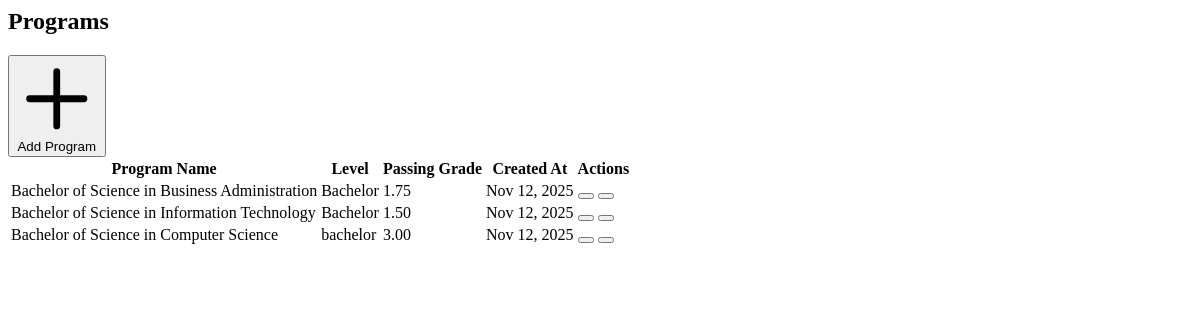
/registrar/academics/programs/ (signed in), run on an earlier commit of the app's database.
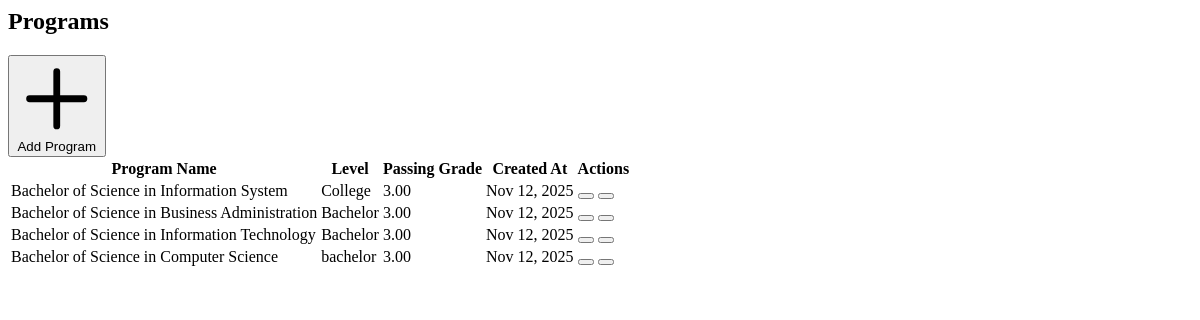
And on a later commit of the database.
### academics/models.py (models this page shows, shortened)
class Program(models.Model):
    LEVEL_CHOICES = [
        ('SHS', 'Senior High School'),
        ('College', 'College'),
        ('Bachelor', 'Bachelor'),
        ('Masteral', 'Masteral'),
    ]
    name = models.CharField(max_length=255)
    level = models.CharField(max_length=20, choices=LEVEL_CHOICES)
    passing_grade = models.DecimalField(max_digits=3, decimal_places=2, default=3.00)
    created_at = models.DateTimeField(auto_now_add=True)

### academics/views.py (the view)
# urls.py: path('programs/', views.programs_list, name='programs_list'),
@role_required('registrar')
def programs_list(request):
    programs = Program.objects.all().order_by('-created_at')
    return render(request, 'registrar/academics/programs_list.html', {'programs': programs})

### templates/registrar/academics/programs_list.html (shortened to what this page needs)
<div class="mb-4 flex justify-between items-center">
    <h2 class="text-xl font-semibold text-gray-800">Programs</h2>
    <button hx-get="{% url 'academics:program_create' %}"
            hx-target="#modal-container"
            hx-swap="innerHTML"
            class="inline-flex items-center px-4 py-2 border border-transparent text-sm font-medium rounded-md shadow-sm text-white bg-primary hover:bg-blue-700 focus:outline-none focus:ring-2 focus:ring-offset-2 focus:ring-primary">
        <svg class="h-5 w-5 mr-2" fill="none" viewBox="0 0 24 24" stroke="currentColor">
            <path stroke-linecap="round" stroke-linejoin="round" stroke-width="2" d="M12 4v16m8-8H4" />
        </svg>
        Add Program
    </button>
</div>
<div class="bg-white shadow overflow-hidden sm:rounded-lg">
    {% if programs %}
    <table class="min-w-full divide-y divide-gray-200">
        <thead class="bg-gray-50">
            <tr>
                <th scope="col" class="px-6 py-3 text-left text-xs font-medium text-gray-500 uppercase tracking-wider">
                    Program Name
                </th>
                <th scope="col" class="px-6 py-3 text-left text-xs font-medium text-gray-500 uppercase tracking-wider">
                    Level
                </th>
                <th scope="col" class="px-6 py-3 text-left text-xs font-medium text-gray-500 uppercase tracking-wider">
                    Passing Grade
                </th>
                <th scope="col" class="px-6 py-3 text-left text-xs font-medium text-gray-500 uppercase tracking-wider">
                    Created At
                </th>
                <th scope="col" class="px-6 py-3 text-right text-xs font-medium text-gray-500 uppercase tracking-wider">
                    Actions
                </th>
            </tr>
        </thead>
        <tbody class="bg-white divide-y divide-gray-200">
            {% for program in programs %}
            <tr class="hover:bg-gray-50">
                <td class="px-6 py-4 whitespace-nowrap">
                    <div class="text-sm font-medium text-gray-900">{{ program.name }}</div>
                </td>
                <td class="px-6 py-4 whitespace-nowrap">
                    <span class="px-2 inline-flex text-xs leading-5 font-semibold rounded-full bg-blue-100 text-blue-800">
                        {{ program.get_level_display }}
                    </span>
                </td>
                <td class="px-6 py-4 whitespace-nowrap text-sm text-gray-500">
                    {{ program.passing_grade }}
                </td>
                <td class="px-6 py-4 whitespace-nowrap text-sm text-gray-500">
                    {{ program.created_at|date:"M d, Y" }}
                </td>
                <td class="px-6 py-4 whitespace-nowrap text-right text-sm font-medium space-x-3">
                    <button hx-get="{% url 'academics:program_update' program.id %}"
                            hx-target="#modal-container"
                            hx-swap="innerHTML"
                            class="text-primary hover:text-blue-900"
                            title="Edit">
                    </button>
                    <button onclick="confirmDelete({{ program.id }}, '{{ program.name }}')"
                            class="text-red-600 hover:text-red-900"
                            title="Delete">
                    </button>
                </td>
            </tr>
            {% endfor %}
        </tbody>
    </table>
    {% endif %}
</div>

What changed in the data, as far as the page shows it:
added Program: name "Bachelor of Science in Information System", level "College", passing_grade "3.00", created_at "Nov 12, 2025"
changed Program "Bachelor of Science in Business Administration": passing_grade "1.75" → "3.00"
changed Program "Bachelor of Science in Information Technology": passing_grade "1.50" → "3.00"
